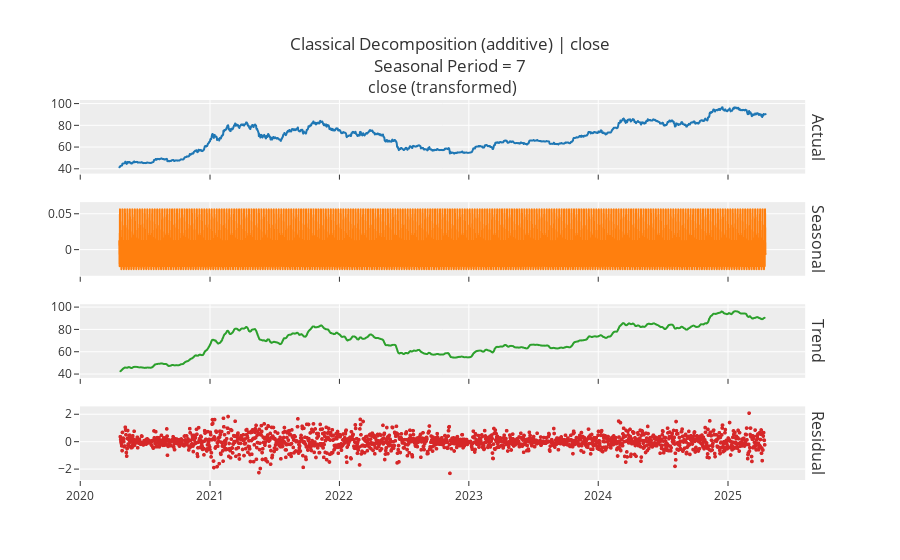
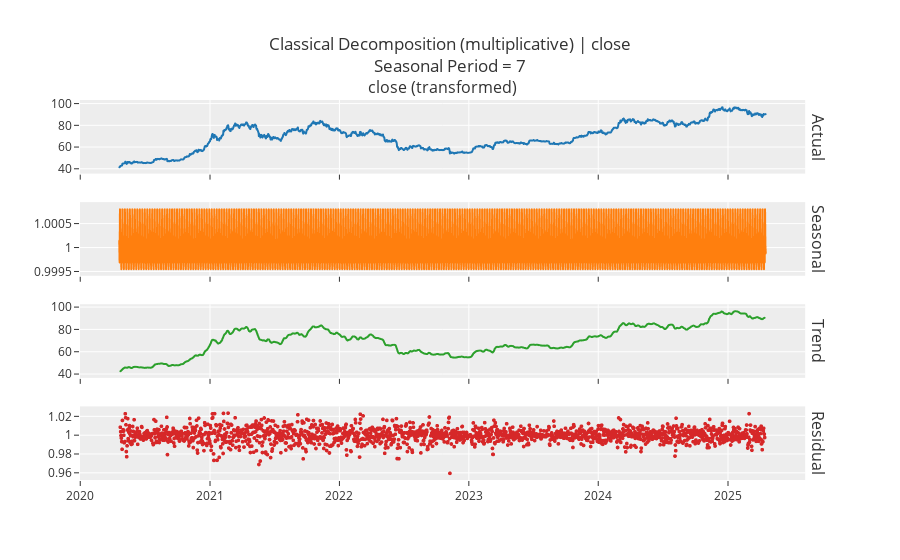
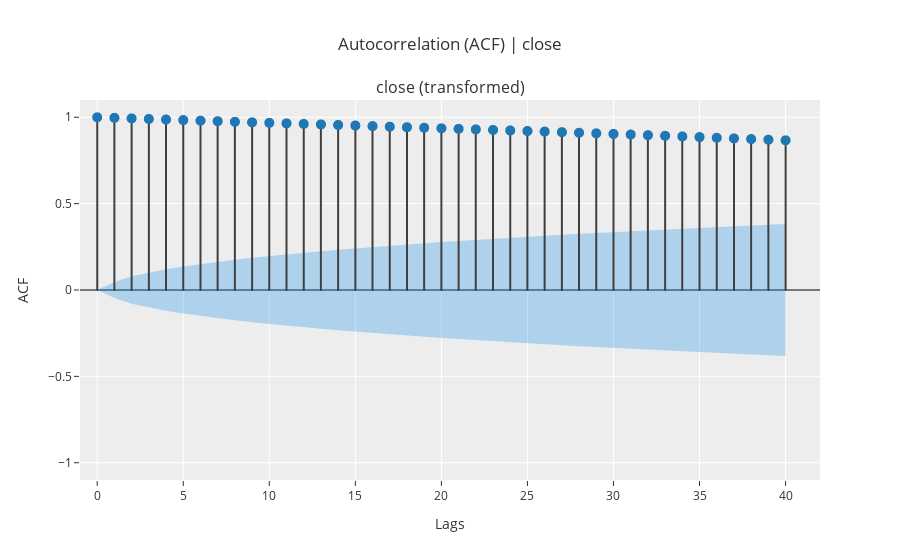
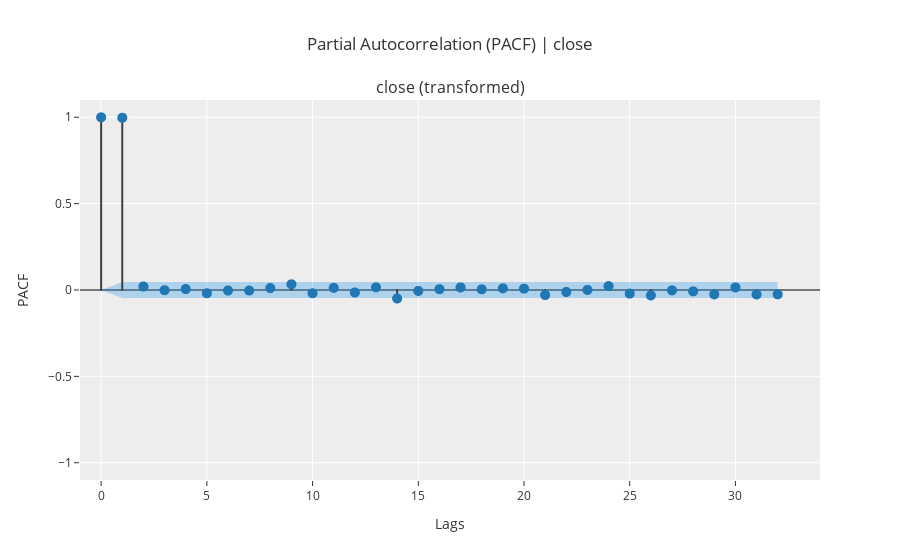

The notebook cell these images were saved under, in order:
### Code cell
s.plot_model(plot='decomp')
s.plot_model(plot='decomp', data_kwargs={'type': 'multiplicative'})
s.plot_model(plot='acf')
s.plot_model(plot='pacf')

### Figure 1 — Plotly figure (JSON) as saved in the notebook; plotly's stock layout.template omitted (floating-point values rounded to 4 significant figures; data arrays with more than 128 entries replaced by an {"elided": "..."} marker saying what was removed)
{"data": [{"line": {"color": "rgb(31, 119, 180)", "width": 2}, "marker": {"size": 2}, "mode": "lines+markers", "name": "Actual", "type": "scattergl", "x": {"elided": "1825 str values"}, "xaxis": "x", "y": {"elided": "1825 float values"}, "yaxis": "y"}, {"line": {"color": "rgb(255, 127, 14)", "width": 2}, "marker": {"size": 2}, "mode": "lines+markers", "name": "Seasonal", "type": "scattergl", "x": {"elided": "1825 str values"}, "xaxis": "x2", "y": {"elided": "1825 float values"}, "yaxis": "y2"}, {"line": {"color": "rgb(44, 160, 44)", "width": 2}, "marker": {"size": 2}, "mode": "lines+markers", "name": "Trend", "type": "scattergl", "x": {"elided": "1825 str values"}, "xaxis": "x3", "y": {"elided": "1825 float values"}, "yaxis": "y3"}, {"line": {"color": "rgb(214, 39, 40)", "width": 2}, "marker": {"size": 4}, "mode": "markers", "name": "Residuals", "type": "scattergl", "x": {"elided": "1825 str values"}, "xaxis": "x4", "y": {"elided": "1825 float values"}, "yaxis": "y4"}], "layout": {"annotations": [{"font": {"size": 16}, "showarrow": false, "text": "close (transformed)", "x": 0.49, "xanchor": "center", "xref": "paper", "y": 1, "yanchor": "bottom", "yref": "paper"}, {"font": {"size": 16}, "showarrow": false, "text": "Actual", "textangle": 90, "x": 0.98, "xanchor": "left", "xref": "paper", "y": 0.9031, "yanchor": "middle", "yref": "paper"}, {"font": {"size": 16}, "showarrow": false, "text": "Seasonal", "textangle": 90, "x": 0.98, "xanchor": "left", "xref": "paper", "y": 0.6344, "yanchor": "middle", "yref": "paper"}, {"font": {"size": 16}, "showarrow": false, "text": "Trend", "textangle": 90, "x": 0.98, "xanchor": "left", "xref": "paper", "y": 0.3656, "yanchor": "middle", "yref": "paper"}, {"font": {"size": 16}, "showarrow": false, "text": "Residual", "textangle": 90, "x": 0.98, "xanchor": "left", "xref": "paper", "y": 0.09688, "yanchor": "middle", "yref": "paper"}], "showlegend": false, "title": {"text": "Classical Decomposition (additive) | close<br>Seasonal Period = 7"}, "xaxis": {"anchor": "y", "domain": [0, 0.98], "matches": "x4", "showticklabels": false}, "xaxis2": {"anchor": "y2", "domain": [0, 0.98], "matches": "x4", "showticklabels": false}, "xaxis3": {"anchor": "y3", "domain": [0, 0.98], "matches": "x4", "showticklabels": false}, "xaxis4": {"anchor": "y4", "domain": [0, 0.98]}, "yaxis": {"anchor": "x", "domain": [0.8063, 1]}, "yaxis2": {"anchor": "x2", "domain": [0.5375, 0.7312]}, "yaxis3": {"anchor": "x3", "domain": [0.2687, 0.4625]}, "yaxis4": {"anchor": "x4", "domain": [0, 0.1938]}}}

### Figure 2 — Plotly figure (JSON) as saved in the notebook; plotly's stock layout.template omitted (floating-point values rounded to 4 significant figures; data arrays with more than 128 entries replaced by an {"elided": "..."} marker saying what was removed)
{"data": [{"line": {"color": "rgb(31, 119, 180)", "width": 2}, "marker": {"size": 2}, "mode": "lines+markers", "name": "Actual", "type": "scattergl", "x": {"elided": "1825 str values"}, "xaxis": "x", "y": {"elided": "1825 float values"}, "yaxis": "y"}, {"line": {"color": "rgb(255, 127, 14)", "width": 2}, "marker": {"size": 2}, "mode": "lines+markers", "name": "Seasonal", "type": "scattergl", "x": {"elided": "1825 str values"}, "xaxis": "x2", "y": {"elided": "1825 float values"}, "yaxis": "y2"}, {"line": {"color": "rgb(44, 160, 44)", "width": 2}, "marker": {"size": 2}, "mode": "lines+markers", "name": "Trend", "type": "scattergl", "x": {"elided": "1825 str values"}, "xaxis": "x3", "y": {"elided": "1825 float values"}, "yaxis": "y3"}, {"line": {"color": "rgb(214, 39, 40)", "width": 2}, "marker": {"size": 4}, "mode": "markers", "name": "Residuals", "type": "scattergl", "x": {"elided": "1825 str values"}, "xaxis": "x4", "y": {"elided": "1825 float values"}, "yaxis": "y4"}], "layout": {"annotations": [{"font": {"size": 16}, "showarrow": false, "text": "close (transformed)", "x": 0.49, "xanchor": "center", "xref": "paper", "y": 1, "yanchor": "bottom", "yref": "paper"}, {"font": {"size": 16}, "showarrow": false, "text": "Actual", "textangle": 90, "x": 0.98, "xanchor": "left", "xref": "paper", "y": 0.9031, "yanchor": "middle", "yref": "paper"}, {"font": {"size": 16}, "showarrow": false, "text": "Seasonal", "textangle": 90, "x": 0.98, "xanchor": "left", "xref": "paper", "y": 0.6344, "yanchor": "middle", "yref": "paper"}, {"font": {"size": 16}, "showarrow": false, "text": "Trend", "textangle": 90, "x": 0.98, "xanchor": "left", "xref": "paper", "y": 0.3656, "yanchor": "middle", "yref": "paper"}, {"font": {"size": 16}, "showarrow": false, "text": "Residual", "textangle": 90, "x": 0.98, "xanchor": "left", "xref": "paper", "y": 0.09688, "yanchor": "middle", "yref": "paper"}], "showlegend": false, "title": {"text": "Classical Decomposition (multiplicative) | close<br>Seasonal Period = 7"}, "xaxis": {"anchor": "y", "domain": [0, 0.98], "matches": "x4", "showticklabels": false}, "xaxis2": {"anchor": "y2", "domain": [0, 0.98], "matches": "x4", "showticklabels": false}, "xaxis3": {"anchor": "y3", "domain": [0, 0.98], "matches": "x4", "showticklabels": false}, "xaxis4": {"anchor": "y4", "domain": [0, 0.98]}, "yaxis": {"anchor": "x", "domain": [0.8063, 1]}, "yaxis2": {"anchor": "x2", "domain": [0.5375, 0.7312]}, "yaxis3": {"anchor": "x3", "domain": [0.2687, 0.4625]}, "yaxis4": {"anchor": "x4", "domain": [0, 0.1938]}}}

### Figure 3 — Plotly figure (JSON) as saved in the notebook; plotly's stock layout.template omitted (floating-point values rounded to 4 significant figures)
{"data": [{"line": {"color": "#3f3f3f"}, "marker": {"size": 10}, "mode": "lines", "name": "ACF", "showlegend": false, "type": "scattergl", "x": [0, 0], "xaxis": "x", "y": [0, 1], "yaxis": "y"}, {"line": {"color": "#3f3f3f"}, "marker": {"size": 10}, "mode": "lines", "name": "ACF", "showlegend": false, "type": "scattergl", "x": [1, 1], "xaxis": "x", "y": [0, 0.9966], "yaxis": "y"}, {"line": {"color": "#3f3f3f"}, "marker": {"size": 10}, "mode": "lines", "name": "ACF", "showlegend": false, "type": "scattergl", "x": [2, 2], "xaxis": "x", "y": [0, 0.9934], "yaxis": "y"}, {"line": {"color": "#3f3f3f"}, "marker": {"size": 10}, "mode": "lines", "name": "ACF", "showlegend": false, "type": "scattergl", "x": [3, 3], "xaxis": "x", "y": [0, 0.9902], "yaxis": "y"}, {"line": {"color": "#3f3f3f"}, "marker": {"size": 10}, "mode": "lines", "name": "ACF", "showlegend": false, "type": "scattergl", "x": [4, 4], "xaxis": "x", "y": [0, 0.987], "yaxis": "y"}, {"line": {"color": "#3f3f3f"}, "marker": {"size": 10}, "mode": "lines", "name": "ACF", "showlegend": false, "type": "scattergl", "x": [5, 5], "xaxis": "x", "y": [0, 0.9837], "yaxis": "y"}, {"line": {"color": "#3f3f3f"}, "marker": {"size": 10}, "mode": "lines", "name": "ACF", "showlegend": false, "type": "scattergl", "x": [6, 6], "xaxis": "x", "y": [0, 0.9804], "yaxis": "y"}, {"line": {"color": "#3f3f3f"}, "marker": {"size": 10}, "mode": "lines", "name": "ACF", "showlegend": false, "type": "scattergl", "x": [7, 7], "xaxis": "x", "y": [0, 0.9771], "yaxis": "y"}, {"line": {"color": "#3f3f3f"}, "marker": {"size": 10}, "mode": "lines", "name": "ACF", "showlegend": false, "type": "scattergl", "x": [8, 8], "xaxis": "x", "y": [0, 0.9739], "yaxis": "y"}, {"line": {"color": "#3f3f3f"}, "marker": {"size": 10}, "mode": "lines", "name": "ACF", "showlegend": false, "type": "scattergl", "x": [9, 9], "xaxis": "x", "y": [0, 0.9708], "yaxis": "y"}, {"line": {"color": "#3f3f3f"}, "marker": {"size": 10}, "mode": "lines", "name": "ACF", "showlegend": false, "type": "scattergl", "x": [10, 10], "xaxis": "x", "y": [0, 0.9677], "yaxis": "y"}, {"line": {"color": "#3f3f3f"}, "marker": {"size": 10}, "mode": "lines", "name": "ACF", "showlegend": false, "type": "scattergl", "x": [11, 11], "xaxis": "x", "y": [0, 0.9647], "yaxis": "y"}, {"line": {"color": "#3f3f3f"}, "marker": {"size": 10}, "mode": "lines", "name": "ACF", "showlegend": false, "type": "scattergl", "x": [12, 12], "xaxis": "x", "y": [0, 0.9615], "yaxis": "y"}, {"line": {"color": "#3f3f3f"}, "marker": {"size": 10}, "mode": "lines", "name": "ACF", "showlegend": false, "type": "scattergl", "x": [13, 13], "xaxis": "x", "y": [0, 0.9585], "yaxis": "y"}, {"line": {"color": "#3f3f3f"}, "marker": {"size": 10}, "mode": "lines", "name": "ACF", "showlegend": false, "type": "scattergl", "x": [14, 14], "xaxis": "x", "y": [0, 0.9552], "yaxis": "y"}, {"line": {"color": "#3f3f3f"}, "marker": {"size": 10}, "mode": "lines", "name": "ACF", "showlegend": false, "type": "scattergl", "x": [15, 15], "xaxis": "x", "y": [0, 0.9519], "yaxis": "y"}, {"line": {"color": "#3f3f3f"}, "marker": {"size": 10}, "mode": "lines", "name": "ACF", "showlegend": false, "type": "scattergl", "x": [16, 16], "xaxis": "x", "y": [0, 0.9487], "yaxis": "y"}, {"line": {"color": "#3f3f3f"}, "marker": {"size": 10}, "mode": "lines", "name": "ACF", "showlegend": false, "type": "scattergl", "x": [17, 17], "xaxis": "x", "y": [0, 0.9455], "yaxis": "y"}, {"line": {"color": "#3f3f3f"}, "marker": {"size": 10}, "mode": "lines", "name": "ACF", "showlegend": false, "type": "scattergl", "x": [18, 18], "xaxis": "x", "y": [0, 0.9424], "yaxis": "y"}, {"line": {"color": "#3f3f3f"}, "marker": {"size": 10}, "mode": "lines", "name": "ACF", "showlegend": false, "type": "scattergl", "x": [19, 19], "xaxis": "x", "y": [0, 0.9393], "yaxis": "y"}, {"line": {"color": "#3f3f3f"}, "marker": {"size": 10}, "mode": "lines", "name": "ACF", "showlegend": false, "type": "scattergl", "x": [20, 20], "xaxis": "x", "y": [0, 0.9363], "yaxis": "y"}, {"line": {"color": "#3f3f3f"}, "marker": {"size": 10}, "mode": "lines", "name": "ACF", "showlegend": false, "type": "scattergl", "x": [21, 21], "xaxis": "x", "y": [0, 0.9331], "yaxis": "y"}, {"line": {"color": "#3f3f3f"}, "marker": {"size": 10}, "mode": "lines", "name": "ACF", "showlegend": false, "type": "scattergl", "x": [22, 22], "xaxis": "x", "y": [0, 0.9299], "yaxis": "y"}, {"line": {"color": "#3f3f3f"}, "marker": {"size": 10}, "mode": "lines", "name": "ACF", "showlegend": false, "type": "scattergl", "x": [23, 23], "xaxis": "x", "y": [0, 0.9267], "yaxis": "y"}, {"line": {"color": "#3f3f3f"}, "marker": {"size": 10}, "mode": "lines", "name": "ACF", "showlegend": false, "type": "scattergl", "x": [24, 24], "xaxis": "x", "y": [0, 0.9236], "yaxis": "y"}, {"line": {"color": "#3f3f3f"}, "marker": {"size": 10}, "mode": "lines", "name": "ACF", "showlegend": false, "type": "scattergl", "x": [25, 25], "xaxis": "x", "y": [0, 0.9204], "yaxis": "y"}, {"line": {"color": "#3f3f3f"}, "marker": {"size": 10}, "mode": "lines", "name": "ACF", "showlegend": false, "type": "scattergl", "x": [26, 26], "xaxis": "x", "y": [0, 0.9171], "yaxis": "y"}, {"line": {"color": "#3f3f3f"}, "marker": {"size": 10}, "mode": "lines", "name": "ACF", "showlegend": false, "type": "scattergl", "x": [27, 27], "xaxis": "x", "y": [0, 0.9137], "yaxis": "y"}, {"line": {"color": "#3f3f3f"}, "marker": {"size": 10}, "mode": "lines", "name": "ACF", "showlegend": false, "type": "scattergl", "x": [28, 28], "xaxis": "x", "y": [0, 0.9104], "yaxis": "y"}, {"line": {"color": "#3f3f3f"}, "marker": {"size": 10}, "mode": "lines", "name": "ACF", "showlegend": false, "type": "scattergl", "x": [29, 29], "xaxis": "x", "y": [0, 0.9069], "yaxis": "y"}, {"line": {"color": "#3f3f3f"}, "marker": {"size": 10}, "mode": "lines", "name": "ACF", "showlegend": false, "type": "scattergl", "x": [30, 30], "xaxis": "x", "y": [0, 0.9035], "yaxis": "y"}, {"line": {"color": "#3f3f3f"}, "marker": {"size": 10}, "mode": "lines", "name": "ACF", "showlegend": false, "type": "scattergl", "x": [31, 31], "xaxis": "x", "y": [0, 0.9], "yaxis": "y"}, {"line": {"color": "#3f3f3f"}, "marker": {"size": 10}, "mode": "lines", "name": "ACF", "showlegend": false, "type": "scattergl", "x": [32, 32], "xaxis": "x", "y": [0, 0.8963], "yaxis": "y"}, {"line": {"color": "#3f3f3f"}, "marker": {"size": 10}, "mode": "lines", "name": "ACF", "showlegend": false, "type": "scattergl", "x": [33, 33], "xaxis": "x", "y": [0, 0.8927], "yaxis": "y"}, {"line": {"color": "#3f3f3f"}, "marker": {"size": 10}, "mode": "lines", "name": "ACF", "showlegend": false, "type": "scattergl", "x": [34, 34], "xaxis": "x", "y": [0, 0.889], "yaxis": "y"}, {"line": {"color": "#3f3f3f"}, "marker": {"size": 10}, "mode": "lines", "name": "ACF", "showlegend": false, "type": "scattergl", "x": [35, 35], "xaxis": "x", "y": [0, 0.8852], "yaxis": "y"}, {"line": {"color": "#3f3f3f"}, "marker": {"size": 10}, "mode": "lines", "name": "ACF", "showlegend": false, "type": "scattergl", "x": [36, 36], "xaxis": "x", "y": [0, 0.8813], "yaxis": "y"}, {"line": {"color": "#3f3f3f"}, "marker": {"size": 10}, "mode": "lines", "name": "ACF", "showlegend": false, "type": "scattergl", "x": [37, 37], "xaxis": "x", "y": [0, 0.8777], "yaxis": "y"}, {"line": {"color": "#3f3f3f"}, "marker": {"size": 10}, "mode": "lines", "name": "ACF", "showlegend": false, "type": "scattergl", "x": [38, 38], "xaxis": "x", "y": [0, 0.8739], "yaxis": "y"}, {"line": {"color": "#3f3f3f"}, "marker": {"size": 10}, "mode": "lines", "name": "ACF", "showlegend": false, "type": "scattergl", "x": [39, 39], "xaxis": "x", "y": [0, 0.8703], "yaxis": "y"}, {"line": {"color": "#3f3f3f"}, "marker": {"size": 10}, "mode": "lines", "name": "ACF", "showlegend": false, "type": "scattergl", "x": [40, 40], "xaxis": "x", "y": [0, 0.8667], "yaxis": "y"}, {"marker": {"color": "#1f77b4", "size": 10}, "mode": "markers", "name": "ACF", "showlegend": false, "type": "scattergl", "x": [0, 1, 2, 3, 4, 5, 6, 7, 8, 9, 10, 11, 12, 13, 14, 15, 16, 17, 18, 19, 20, 21, 22, 23, 24, 25, 26, 27, 28, 29, 30, 31, 32, 33, 34, 35, 36, 37, 38, 39, 40], "xaxis": "x", "y": [1, 0.9966, 0.9934, 0.9902, 0.987, 0.9837, 0.9804, 0.9771, 0.9739, 0.9708, 0.9677, 0.9647, 0.9615, 0.9585, 0.9552, 0.9519, 0.9487, 0.9455, 0.9424, 0.9393, 0.9363, 0.9331, 0.9299, 0.9267, 0.9236, 0.9204, 0.9171, 0.9137, 0.9104, 0.9069, 0.9035, 0.9, 0.8963, 0.8927, 0.889, 0.8852, 0.8813, 0.8777, 0.8739, 0.8703, 0.8667], "yaxis": "y"}, {"line": {"color": "rgba(255,255,255,0)"}, "marker": {"size": 10}, "mode": "lines", "name": "UC", "showlegend": false, "type": "scatter", "x": [0, 1, 2, 3, 4, 5, 6, 7, 8, 9, 10, 11, 12, 13, 14, 15, 16, 17, 18, 19, 20, 21, 22, 23, 24, 25, 26, 27, 28, 29, 30, 31, 32, 33, 34, 35, 36, 37, 38, 39, 40], "xaxis": "x", "y": [0, 0.04588, 0.07929, 0.1022, 0.1207, 0.1366, 0.1508, 0.1637, 0.1755, 0.1866, 0.1969, 0.2067, 0.2159, 0.2248, 0.2332, 0.2413, 0.2491, 0.2566, 0.2638, 0.2708, 0.2776, 0.2841, 0.2905, 0.2967, 0.3028, 0.3086, 0.3144, 0.3199, 0.3254, 0.3307, 0.3359, 0.341, 0.3459, 0.3508, 0.3555, 0.3602, 0.3647, 0.3692, 0.3736, 0.3778, 0.382], "yaxis": "y"}, {"fill": "tonexty", "fillcolor": "rgba(32, 146, 230,0.3)", "line": {"color": "rgba(255,255,255,0)"}, "marker": {"size": 10}, "mode": "lines", "name": "LC", "showlegend": false, "type": "scatter", "x": [0, 1, 2, 3, 4, 5, 6, 7, 8, 9, 10, 11, 12, 13, 14, 15, 16, 17, 18, 19, 20, 21, 22, 23, 24, 25, 26, 27, 28, 29, 30, 31, 32, 33, 34, 35, 36, 37, 38, 39, 40], "xaxis": "x", "y": [0, -0.04588, -0.07929, -0.1022, -0.1207, -0.1366, -0.1508, -0.1637, -0.1755, -0.1866, -0.1969, -0.2067, -0.2159, -0.2248, -0.2332, -0.2413, -0.2491, -0.2566, -0.2638, -0.2708, -0.2776, -0.2841, -0.2905, -0.2967, -0.3028, -0.3086, -0.3144, -0.3199, -0.3254, -0.3307, -0.3359, -0.341, -0.3459, -0.3508, -0.3555, -0.3602, -0.3647, -0.3692, -0.3736, -0.3778, -0.382], "yaxis": "y"}], "layout": {"annotations": [{"font": {"size": 16}, "showarrow": false, "text": "close (transformed)", "x": 0.5, "xanchor": "center", "xref": "paper", "y": 1, "yanchor": "bottom", "yref": "paper"}], "showlegend": false, "title": {"text": "Autocorrelation (ACF) | close"}, "xaxis": {"anchor": "y", "domain": [0, 1], "range": [-1, 42], "title": {"text": "Lags"}}, "yaxis": {"anchor": "x", "domain": [0, 1], "range": [-1.1, 1.1], "title": {"text": "ACF"}, "zerolinecolor": "#000000"}}}

### Figure 4 — Plotly figure (JSON) as saved in the notebook; plotly's stock layout.template omitted (floating-point values rounded to 4 significant figures)
{"data": [{"line": {"color": "#3f3f3f"}, "marker": {"size": 10}, "mode": "lines", "name": "PACF", "showlegend": false, "type": "scattergl", "x": [0, 0], "xaxis": "x", "y": [0, 1], "yaxis": "y"}, {"line": {"color": "#3f3f3f"}, "marker": {"size": 10}, "mode": "lines", "name": "PACF", "showlegend": false, "type": "scattergl", "x": [1, 1], "xaxis": "x", "y": [0, 0.9972], "yaxis": "y"}, {"line": {"color": "#3f3f3f"}, "marker": {"size": 10}, "mode": "lines", "name": "PACF", "showlegend": false, "type": "scattergl", "x": [2, 2], "xaxis": "x", "y": [0, 0.02046], "yaxis": "y"}, {"line": {"color": "#3f3f3f"}, "marker": {"size": 10}, "mode": "lines", "name": "PACF", "showlegend": false, "type": "scattergl", "x": [3, 3], "xaxis": "x", "y": [0, -0.001162], "yaxis": "y"}, {"line": {"color": "#3f3f3f"}, "marker": {"size": 10}, "mode": "lines", "name": "PACF", "showlegend": false, "type": "scattergl", "x": [4, 4], "xaxis": "x", "y": [0, 0.005544], "yaxis": "y"}, {"line": {"color": "#3f3f3f"}, "marker": {"size": 10}, "mode": "lines", "name": "PACF", "showlegend": false, "type": "scattergl", "x": [5, 5], "xaxis": "x", "y": [0, -0.01882], "yaxis": "y"}, {"line": {"color": "#3f3f3f"}, "marker": {"size": 10}, "mode": "lines", "name": "PACF", "showlegend": false, "type": "scattergl", "x": [6, 6], "xaxis": "x", "y": [0, -0.003086], "yaxis": "y"}, {"line": {"color": "#3f3f3f"}, "marker": {"size": 10}, "mode": "lines", "name": "PACF", "showlegend": false, "type": "scattergl", "x": [7, 7], "xaxis": "x", "y": [0, -0.003312], "yaxis": "y"}, {"line": {"color": "#3f3f3f"}, "marker": {"size": 10}, "mode": "lines", "name": "PACF", "showlegend": false, "type": "scattergl", "x": [8, 8], "xaxis": "x", "y": [0, 0.01095], "yaxis": "y"}, {"line": {"color": "#3f3f3f"}, "marker": {"size": 10}, "mode": "lines", "name": "PACF", "showlegend": false, "type": "scattergl", "x": [9, 9], "xaxis": "x", "y": [0, 0.03314], "yaxis": "y"}, {"line": {"color": "#3f3f3f"}, "marker": {"size": 10}, "mode": "lines", "name": "PACF", "showlegend": false, "type": "scattergl", "x": [10, 10], "xaxis": "x", "y": [0, -0.01856], "yaxis": "y"}, {"line": {"color": "#3f3f3f"}, "marker": {"size": 10}, "mode": "lines", "name": "PACF", "showlegend": false, "type": "scattergl", "x": [11, 11], "xaxis": "x", "y": [0, 0.01245], "yaxis": "y"}, {"line": {"color": "#3f3f3f"}, "marker": {"size": 10}, "mode": "lines", "name": "PACF", "showlegend": false, "type": "scattergl", "x": [12, 12], "xaxis": "x", "y": [0, -0.01423], "yaxis": "y"}, {"line": {"color": "#3f3f3f"}, "marker": {"size": 10}, "mode": "lines", "name": "PACF", "showlegend": false, "type": "scattergl", "x": [13, 13], "xaxis": "x", "y": [0, 0.01562], "yaxis": "y"}, {"line": {"color": "#3f3f3f"}, "marker": {"size": 10}, "mode": "lines", "name": "PACF", "showlegend": false, "type": "scattergl", "x": [14, 14], "xaxis": "x", "y": [0, -0.04896], "yaxis": "y"}, {"line": {"color": "#3f3f3f"}, "marker": {"size": 10}, "mode": "lines", "name": "PACF", "showlegend": false, "type": "scattergl", "x": [15, 15], "xaxis": "x", "y": [0, -0.005199], "yaxis": "y"}, {"line": {"color": "#3f3f3f"}, "marker": {"size": 10}, "mode": "lines", "name": "PACF", "showlegend": false, "type": "scattergl", "x": [16, 16], "xaxis": "x", "y": [0, 0.004724], "yaxis": "y"}, {"line": {"color": "#3f3f3f"}, "marker": {"size": 10}, "mode": "lines", "name": "PACF", "showlegend": false, "type": "scattergl", "x": [17, 17], "xaxis": "x", "y": [0, 0.01475], "yaxis": "y"}, {"line": {"color": "#3f3f3f"}, "marker": {"size": 10}, "mode": "lines", "name": "PACF", "showlegend": false, "type": "scattergl", "x": [18, 18], "xaxis": "x", "y": [0, 0.00421], "yaxis": "y"}, {"line": {"color": "#3f3f3f"}, "marker": {"size": 10}, "mode": "lines", "name": "PACF", "showlegend": false, "type": "scattergl", "x": [19, 19], "xaxis": "x", "y": [0, 0.009749], "yaxis": "y"}, {"line": {"color": "#3f3f3f"}, "marker": {"size": 10}, "mode": "lines", "name": "PACF", "showlegend": false, "type": "scattergl", "x": [20, 20], "xaxis": "x", "y": [0, 0.007767], "yaxis": "y"}, {"line": {"color": "#3f3f3f"}, "marker": {"size": 10}, "mode": "lines", "name": "PACF", "showlegend": false, "type": "scattergl", "x": [21, 21], "xaxis": "x", "y": [0, -0.02892], "yaxis": "y"}, {"line": {"color": "#3f3f3f"}, "marker": {"size": 10}, "mode": "lines", "name": "PACF", "showlegend": false, "type": "scattergl", "x": [22, 22], "xaxis": "x", "y": [0, -0.01125], "yaxis": "y"}, {"line": {"color": "#3f3f3f"}, "marker": {"size": 10}, "mode": "lines", "name": "PACF", "showlegend": false, "type": "scattergl", "x": [23, 23], "xaxis": "x", "y": [0, 0.0004882], "yaxis": "y"}, {"line": {"color": "#3f3f3f"}, "marker": {"size": 10}, "mode": "lines", "name": "PACF", "showlegend": false, "type": "scattergl", "x": [24, 24], "xaxis": "x", "y": [0, 0.02238], "yaxis": "y"}, {"line": {"color": "#3f3f3f"}, "marker": {"size": 10}, "mode": "lines", "name": "PACF", "showlegend": false, "type": "scattergl", "x": [25, 25], "xaxis": "x", "y": [0, -0.02072], "yaxis": "y"}, {"line": {"color": "#3f3f3f"}, "marker": {"size": 10}, "mode": "lines", "name": "PACF", "showlegend": false, "type": "scattergl", "x": [26, 26], "xaxis": "x", "y": [0, -0.03109], "yaxis": "y"}, {"line": {"color": "#3f3f3f"}, "marker": {"size": 10}, "mode": "lines", "name": "PACF", "showlegend": false, "type": "scattergl", "x": [27, 27], "xaxis": "x", "y": [0, -0.002074], "yaxis": "y"}, {"line": {"color": "#3f3f3f"}, "marker": {"size": 10}, "mode": "lines", "name": "PACF", "showlegend": false, "type": "scattergl", "x": [28, 28], "xaxis": "x", "y": [0, -0.007627], "yaxis": "y"}, {"line": {"color": "#3f3f3f"}, "marker": {"size": 10}, "mode": "lines", "name": "PACF", "showlegend": false, "type": "scattergl", "x": [29, 29], "xaxis": "x", "y": [0, -0.02506], "yaxis": "y"}, {"line": {"color": "#3f3f3f"}, "marker": {"size": 10}, "mode": "lines", "name": "PACF", "showlegend": false, "type": "scattergl", "x": [30, 30], "xaxis": "x", "y": [0, 0.01476], "yaxis": "y"}, {"line": {"color": "#3f3f3f"}, "marker": {"size": 10}, "mode": "lines", "name": "PACF", "showlegend": false, "type": "scattergl", "x": [31, 31], "xaxis": "x", "y": [0, -0.02572], "yaxis": "y"}, {"line": {"color": "#3f3f3f"}, "marker": {"size": 10}, "mode": "lines", "name": "PACF", "showlegend": false, "type": "scattergl", "x": [32, 32], "xaxis": "x", "y": [0, -0.02497], "yaxis": "y"}, {"marker": {"color": "#1f77b4", "size": 10}, "mode": "markers", "name": "PACF", "showlegend": false, "type": "scattergl", "x": [0, 1, 2, 3, 4, 5, 6, 7, 8, 9, 10, 11, 12, 13, 14, 15, 16, 17, 18, 19, 20, 21, 22, 23, 24, 25, 26, 27, 28, 29, 30, 31, 32], "xaxis": "x", "y": [1, 0.9972, 0.02046, -0.001162, 0.005544, -0.01882, -0.003086, -0.003312, 0.01095, 0.03314, -0.01856, 0.01245, -0.01423, 0.01562, -0.04896, -0.005199, 0.004724, 0.01475, 0.00421, 0.009749, 0.007767, -0.02892, -0.01125, 0.0004882, 0.02238, -0.02072, -0.03109, -0.002074, -0.007627, -0.02506, 0.01476, -0.02572, -0.02497], "yaxis": "y"}, {"line": {"color": "rgba(255,255,255,0)"}, "marker": {"size": 10}, "mode": "lines", "name": "UC", "showlegend": false, "type": "scatter", "x": [0, 1, 2, 3, 4, 5, 6, 7, 8, 9, 10, 11, 12, 13, 14, 15, 16, 17, 18, 19, 20, 21, 22, 23, 24, 25, 26, 27, 28, 29, 30, 31, 32], "xaxis": "x", "y": [0, 0.04588, 0.04588, 0.04588, 0.04588, 0.04588, 0.04588, 0.04588, 0.04588, 0.04588, 0.04588, 0.04588, 0.04588, 0.04588, 0.04588, 0.04588, 0.04588, 0.04588, 0.04588, 0.04588, 0.04588, 0.04588, 0.04588, 0.04588, 0.04588, 0.04588, 0.04588, 0.04588, 0.04588, 0.04588, 0.04588, 0.04588, 0.04588], "yaxis": "y"}, {"fill": "tonexty", "fillcolor": "rgba(32, 146, 230,0.3)", "line": {"color": "rgba(255,255,255,0)"}, "marker": {"size": 10}, "mode": "lines", "name": "LC", "showlegend": false, "type": "scatter", "x": [0, 1, 2, 3, 4, 5, 6, 7, 8, 9, 10, 11, 12, 13, 14, 15, 16, 17, 18, 19, 20, 21, 22, 23, 24, 25, 26, 27, 28, 29, 30, 31, 32], "xaxis": "x", "y": [0, -0.04588, -0.04588, -0.04588, -0.04588, -0.04588, -0.04588, -0.04588, -0.04588, -0.04588, -0.04588, -0.04588, -0.04588, -0.04588, -0.04588, -0.04588, -0.04588, -0.04588, -0.04588, -0.04588, -0.04588, -0.04588, -0.04588, -0.04588, -0.04588, -0.04588, -0.04588, -0.04588, -0.04588, -0.04588, -0.04588, -0.04588, -0.04588], "yaxis": "y"}], "layout": {"annotations": [{"font": {"size": 16}, "showarrow": false, "text": "close (transformed)", "x": 0.5, "xanchor": "center", "xref": "paper", "y": 1, "yanchor": "bottom", "yref": "paper"}], "showlegend": false, "title": {"text": "Partial Autocorrelation (PACF) | close"}, "xaxis": {"anchor": "y", "domain": [0, 1], "range": [-1, 34], "title": {"text": "Lags"}}, "yaxis": {"anchor": "x", "domain": [0, 1], "range": [-1.1, 1.1], "title": {"text": "PACF"}, "zerolinecolor": "#000000"}}}
